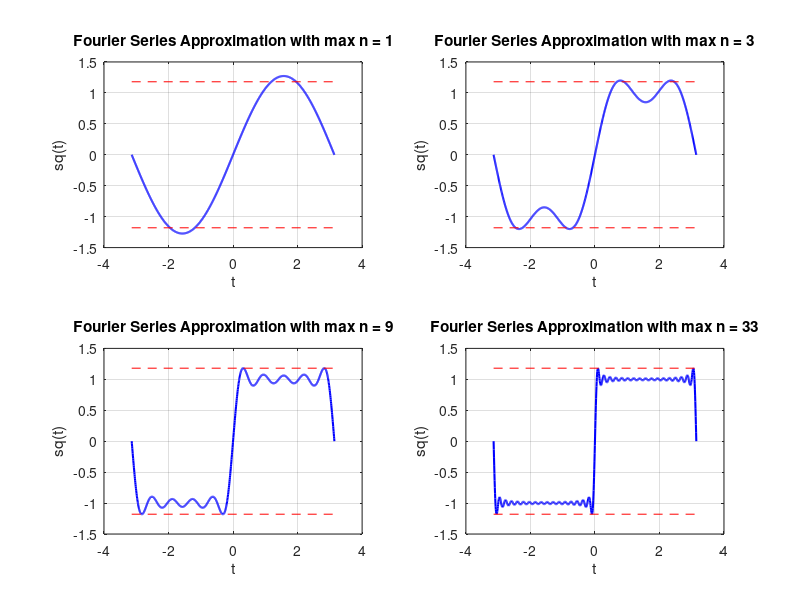

MATLAB code for this plot: (Note: this script raises an error after producing the figure.)
% MATLAB Code for plotting Fourier series approximation of a square wave
clc; clear; close all;

% Define the time vector
t = linspace(-pi, pi, 1000);

% Square wave Fourier series parameters
n_values = [1, 3, 9, 33]; % Maximum n values for each plot
L = pi; % Fundamental period

% Loop over each max n value to plot Fourier series approximations
for i = 1:length(n_values)
    max_n = n_values(i);
    sq_approx = zeros(size(t)); % Initialize Fourier series sum

    % Sum the Fourier series up to the given max_n
    for n = 1:2:max_n % Use odd values only
        sq_approx = sq_approx + (4 / (pi * n)) * sin(n * t);
    end
    
    % Plot the Fourier series approximation
    subplot(2, 2, i);
    plot(t, sq_approx, 'b', 'LineWidth', 1.5); hold on;
    
    % Mark expected overshoot level of Gibbs phenomenon
    line([-pi, pi], [1.18, 1.18], 'Color', 'r', 'LineStyle', '--'); % Upper overshoot line
    line([-pi, pi], [-1.18, -1.18], 'Color', 'r', 'LineStyle', '--'); % Lower overshoot line
    
    % Set plot limits and labels
    ylim([-1.5 1.5]);
    title(['Fourier Series Approximation with max n = ', num2str(max_n)]);
    xlabel('t');
    ylabel('sq(t)');
    grid on;
end

% Overall plot adjustments
sgtitle('Fourier Series Approximations of Square Wave and Gibbs Phenomenon');
